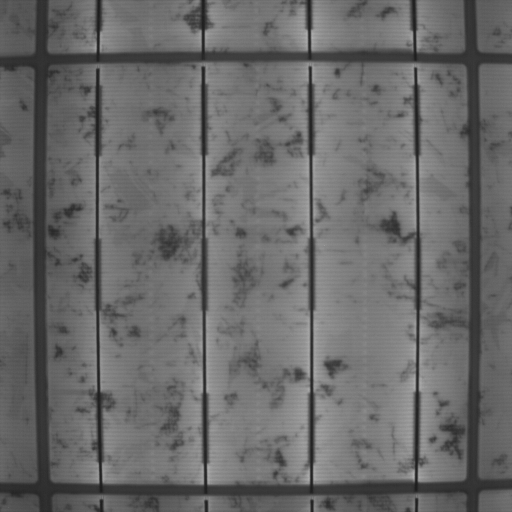
#> input picture filters/0000598257.tif, 1024 x 1024 px (shown at 1/2 size)
$ python -i newROI.py   (imports and definitions only)   (older library calls are emulated)
#> lines starting #> are read from the running program, lines starting #| are printed output that depends on the picture; after the words box and inside, x2 and y2 are one past the last pixel; in counts of white or black regions, pixels touching at a corner belong together
#> further down, picture is the input picture: shape (1024, 1024, 3); min 24, max 198, mean 105.8
'''
Created on 16.03.2018

@author: oezkan
'''
import cv2
import numpy as np
from matplotlib import pyplot as plt

def mainBorder(img_Eq):
    '''
    This function gets main border.
    It needs to be applied on an image which has histogram equalization!!!!!!!!!!!!
    '''
    threshold_value = np.min(img_Eq)
#> threshold_value = 24
    _,ROI = cv2.threshold(img_Eq,(threshold_value+65),255,cv2.THRESH_BINARY)
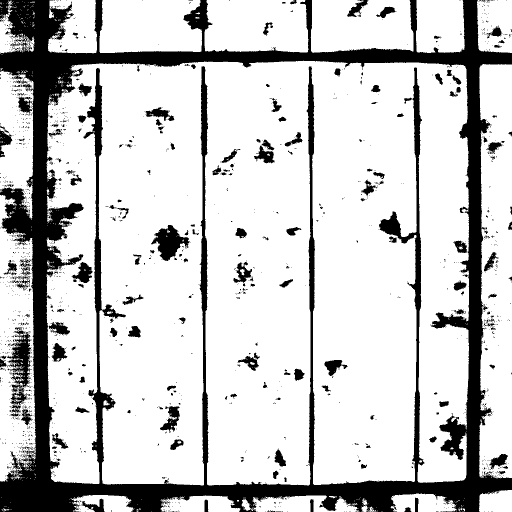
#> ROI: shape (1024, 1024, 3) (shown at 1/2 size); 79.1% white; 1770 black regions (1591 under 20 px), largest, box (x1, y1, x2, y2) and area: (0, 0, 1024, 1024) 182541, (13, 654, 65, 826) 3716, (302, 450, 379, 522) 2738
    invertROI = cv2.bitwise_not(ROI)

    #setting rectangle kernels
    rect_y = cv2.getStructuringElement(cv2.MORPH_RECT,(4,2000))
    rect_x = cv2.getStructuringElement(cv2.MORPH_RECT,(2000,4))

    rect_opened_y = cv2.morphologyEx(invertROI,cv2.MORPH_OPEN,rect_y)
#> rect_opened_y: shape (1024, 1024, 3); 3.6% white; 2 white regions, box (x1, y1, x2, y2) and area: (73, 0, 94, 1024) 21504, (939, 0, 955, 1024) 16384
    rect_opened_y = cv2.bitwise_not(rect_opened_y)
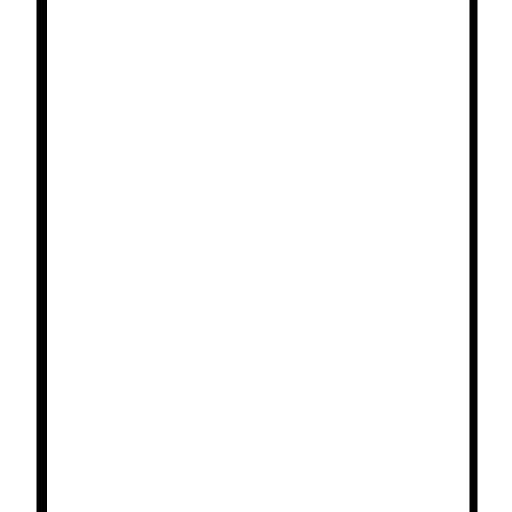
#> rect_opened_y: shape (1024, 1024, 3) (shown at 1/2 size); 96.4% white; 2 black regions, box (x1, y1, x2, y2) and area: (73, 0, 94, 1024) 21504, (939, 0, 955, 1024) 16384

    rect_opened_x = cv2.morphologyEx(invertROI,cv2.MORPH_OPEN,rect_x)
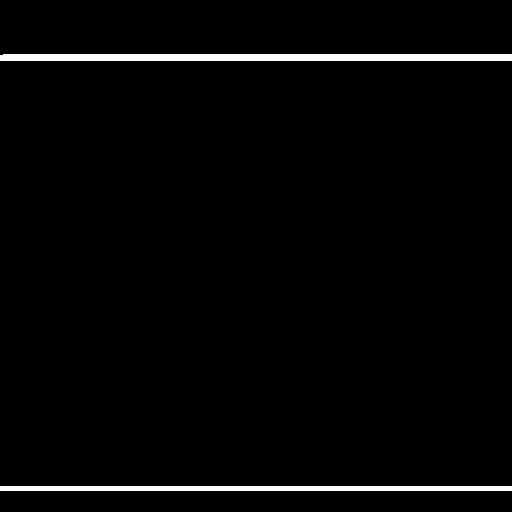
#> rect_opened_x: shape (1024, 1024, 3) (shown at 1/2 size); 2.3% white; 2 white regions, box (x1, y1, x2, y2) and area: (0, 108, 1024, 122) 14324, (0, 972, 1024, 982) 10220
    rect_opened_x = cv2.bitwise_not(rect_opened_x)

    rect = rect_opened_x * rect_opened_y
#> rect: shape (1024, 1024, 3); values 0 (black) and 1 (white), 94.1% white; 1 black region, box (x1, y1, x2, y2) and area: (0, 0, 1024, 1024) 61544

    kernel_ROI = np.ones((3,3),np.uint8)
    ROI_Morph = cv2.erode(rect,kernel_ROI,iterations = 1)
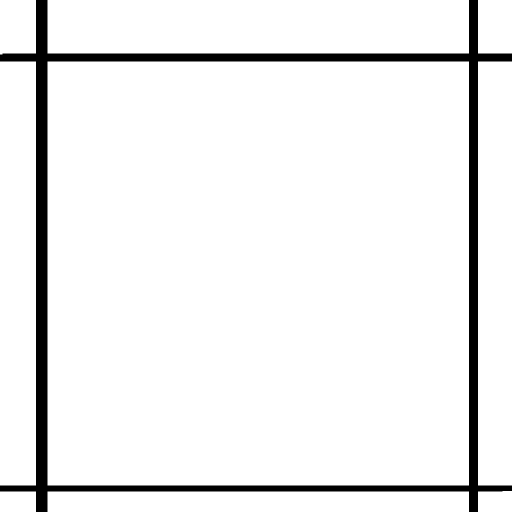
#> ROI_Morph: shape (1024, 1024, 3) (shown at 1/2 size); values 0 (black) and 1 (white), 93.4% white; 1 black region, box (x1, y1, x2, y2) and area: (0, 0, 1024, 1024) 69479


    kernel_x = np.ones((1,8),np.uint8)
    img_morph2 = cv2.morphologyEx(rect, cv2.MORPH_OPEN, kernel_x)
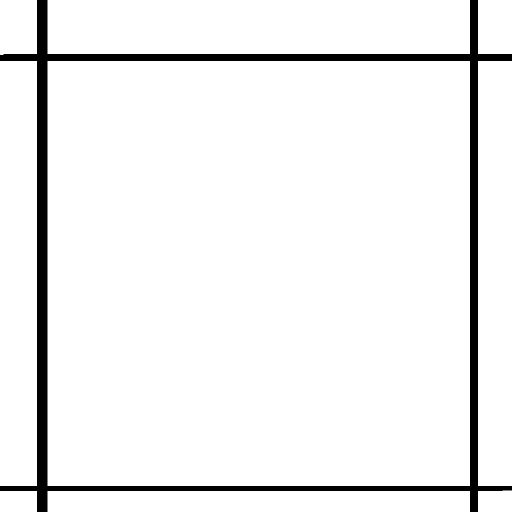
#> img_morph2: shape (1024, 1024, 3) (shown at 1/2 size); values 0 (black) and 1 (white), 94.1% white; 1 black region, box (x1, y1, x2, y2) and area: (0, 0, 1024, 1024) 61543


    kernel_y = np.ones((8,1),np.uint8)
    img_morph1 = cv2.morphologyEx(rect, cv2.MORPH_OPEN, kernel_y)
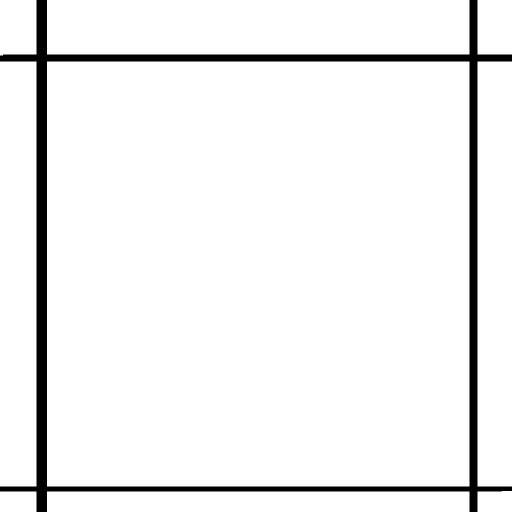
#> img_morph1: shape (1024, 1024, 3) (shown at 1/2 size); values 0 (black) and 1 (white), 94.1% white; 1 black region, box (x1, y1, x2, y2) and area: (0, 0, 1024, 1024) 61544

    img_morph = img_morph2 * img_morph1
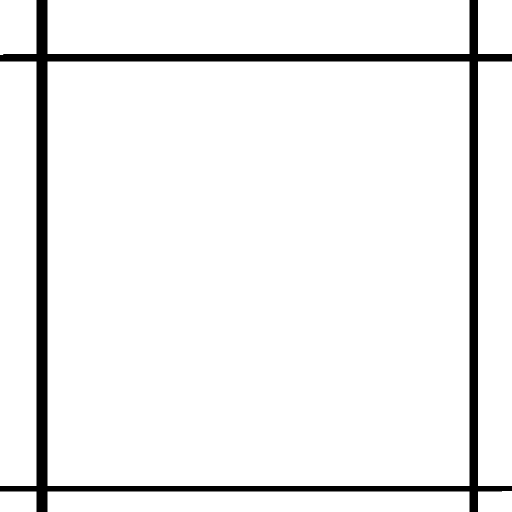
#> img_morph: shape (1024, 1024, 3) (shown at 1/2 size); values 0 (black) and 1 (white), 93.8% white; 1 black region, box (x1, y1, x2, y2) and area: (0, 0, 1024, 1024) 65513

#> (the run stopped early here; a loop or call above may not have finished)
